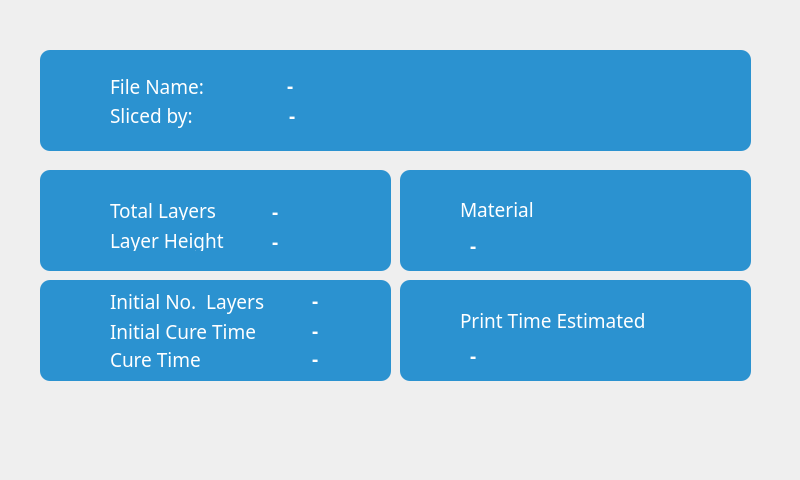
   <widget class="QWidget" name="print_preparation_widget" native="true">
    <property name="geometry">
     <rect>
      <x>4800</x>
      <y>0</y>
      <width>800</width>
      <height>480</height>
     </rect>
    </property>
    <widget class="QWidget" name="widget_2" native="true">
     <property name="geometry">
      <rect>
       <x>40</x>
       <y>50</y>
       <width>711</width>
       <height>101</height>
      </rect>
     </property>
     <property name="font">
      <font>
       <family>Proxima Nova</family>
       <pointsize>14</pointsize>
      </font>
     </property>
     <property name="styleSheet">
      <string notr="true">QWidget{
border-radius: 10px;
background-color: rgb(43, 146, 208);
}</string>
     </property>
     <widget class="QLabel" name="file_ico">
      <property name="geometry">
       <rect>
        <x>16</x>
        <y>30</y>
        <width>51</width>
        <height>51</height>
       </rect>
      </property>
      <property name="font">
       <font>
        <family>Proxima Nova</family>
        <pointsize>14</pointsize>
       </font>
      </property>
      <property name="styleSheet">
       <string notr="true">border-image: url(:/icons/Icons (Resized)/Blue and Green Theme/infoFileName.png);
border-radius: 0px;</string>
      </property>
      <property name="frameShape">
       <enum>QFrame::Panel</enum>
      </property>
      <property name="text">
       <string/>
      </property>
     </widget>
     <widget class="QLabel" name="label_5">
      <property name="enabled">
       <bool>false</bool>
      </property>
      <property name="geometry">
       <rect>
        <x>70</x>
        <y>26</y>
        <width>111</width>
        <height>20</height>
       </rect>
      </property>
      <property name="font">
       <font>
        <family>Proxima Nova</family>
        <pointsize>14</pointsize>
        <kerning>true</kerning>
       </font>
      </property>
      <property name="styleSheet">
       <string notr="true">color: rgb(255, 255, 255);
border: 0px;</string>
      </property>
      <property name="text">
       <string>File Name:</string>
      </property>
     </widget>
     <widget class="QLabel" name="label_9">
      <property name="geometry">
       <rect>
        <x>70</x>
        <y>50</y>
        <width>101</width>
        <height>31</height>
       </rect>
      </property>
      <property name="font">
       <font>
        <family>Proxima Nova</family>
        <pointsize>14</pointsize>
       </font>
      </property>
      <property name="styleSheet">
       <string notr="true">color: rgb(255, 255, 255);
border-radius: 0px;
border: 0px;</string>
      </property>
      <property name="text">
       <string>Sliced by:</string>
      </property>
      <property name="alignment">
       <set>Qt::AlignLeading|Qt::AlignLeft|Qt::AlignVCenter</set>
      </property>
     </widget>
     <widget class="QLabel" name="printer_info_label">
      <property name="geometry">
       <rect>
        <x>249</x>
        <y>50</y>
        <width>421</width>
        <height>31</height>
       </rect>
      </property>
      <property name="font">
       <font>
        <family>Proxima Nova</family>
        <pointsize>14</pointsize>
        <weight>75</weight>
        <bold>true</bold>
       </font>
      </property>
      <property name="styleSheet">
       <string notr="true">color: rgb(255, 255, 255);
border-radius: 0px;
border: 0px;</string>
      </property>
      <property name="frameShape">
       <enum>QFrame::Box</enum>
      </property>
      <property name="text">
       <string>-</string>
      </property>
      <property name="alignment">
       <set>Qt::AlignLeading|Qt::AlignLeft|Qt::AlignVCenter</set>
      </property>
     </widget>
     <widget class="QLineEdit" name="filename_label">
      <property name="geometry">
       <rect>
        <x>245</x>
        <y>20</y>
        <width>421</width>
        <height>31</height>
       </rect>
      </property>
      <property name="sizePolicy">
       <sizepolicy hsizetype="Preferred" vsizetype="Fixed">
        <horstretch>0</horstretch>
        <verstretch>0</verstretch>
       </sizepolicy>
      </property>
      <property name="palette">
       <palette>
        <active>
         <colorrole role="WindowText">
          <brush brushstyle="SolidPattern">
           <color alpha="255">
            <red>255</red>
            <green>255</green>
            <blue>255</blue>
           </color>
          </brush>
         </colorrole>
         <colorrole role="Button">
          <brush brushstyle="SolidPattern">
           <color alpha="255">
            <red>43</red>
            <green>146</green>
            <blue>208</blue>
           </color>
          </brush>
         </colorrole>
         <colorrole role="Text">
          <brush brushstyle="SolidPattern">
           <color alpha="255">
            <red>255</red>
            <green>255</green>
            <blue>255</blue>
           </color>
          </brush>
         </colorrole>
         <colorrole role="ButtonText">
          <brush brushstyle="SolidPattern">
           <color alpha="255">
            <red>255</red>
            <green>255</green>
            <blue>255</blue>
           </color>
          </brush>
         </colorrole>
         <colorrole role="Base">
          <brush brushstyle="SolidPattern">
           <color alpha="255">
            <red>43</red>
            <green>146</green>
            <blue>208</blue>
           </color>
          </brush>
         </colorrole>
         <colorrole role="Window">
          <brush brushstyle="SolidPattern">
           <color alpha="255">
            <red>43</red>
            <green>146</green>
            <blue>208</blue>
           </color>
          </brush>
         </colorrole>
         <colorrole role="PlaceholderText">
          <brush brushstyle="NoBrush">
           <color alpha="128">
            <red>255</red>
            <green>255</green>
            <blue>255</blue>
           </color>
          </brush>
         </colorrole>
        </active>
        <inactive>
         <colorrole role="WindowText">
          <brush brushstyle="SolidPattern">
           <color alpha="255">
            <red>255</red>
            <green>255</green>
            <blue>255</blue>
           </color>
          </brush>
         </colorrole>
         <colorrole role="Button">
          <brush brushstyle="SolidPattern">
           <color alpha="255">
            <red>43</red>
            <green>146</green>
            <blue>208</blue>
           </color>
          </brush>
         </colorrole>
         <colorrole role="Text">
          <brush brushstyle="SolidPattern">
           <color alpha="255">
            <red>255</red>
            <green>255</green>
            <blue>255</blue>
           </color>
          </brush>
         </colorrole>
         <colorrole role="ButtonText">
          <brush brushstyle="SolidPattern">
           <color alpha="255">
            <red>255</red>
            <green>255</green>
            <blue>255</blue>
           </color>
          </brush>
         </colorrole>
         <colorrole role="Base">
          <brush brushstyle="SolidPattern">
           <color alpha="255">
            <red>43</red>
            <green>146</green>
            <blue>208</blue>
           </color>
          </brush>
         </colorrole>
         <colorrole role="Window">
          <brush brushstyle="SolidPattern">
           <color alpha="255">
            <red>43</red>
            <green>146</green>
            <blue>208</blue>
           </color>
          </brush>
         </colorrole>
         <colorrole role="PlaceholderText">
          <brush brushstyle="NoBrush">
           <color alpha="128">
            <red>255</red>
            <green>255</green>
            <blue>255</blue>
           </color>
          </brush>
         </colorrole>
        </inactive>
        <disabled>
         <colorrole role="WindowText">
          <brush brushstyle="SolidPattern">
           <color alpha="255">
            <red>255</red>
            <green>255</green>
            <blue>255</blue>
           </color>
          </brush>
         </colorrole>
         <colorrole role="Button">
          <brush brushstyle="SolidPattern">
           <color alpha="255">
            <red>43</red>
            <green>146</green>
            <blue>208</blue>
           </color>
          </brush>
         </colorrole>
         <colorrole role="Text">
          <brush brushstyle="SolidPattern">
           <color alpha="255">
            <red>255</red>
            <green>255</green>
            <blue>255</blue>
           </color>
          </brush>
         </colorrole>
         <colorrole role="ButtonText">
          <brush brushstyle="SolidPattern">
           <color alpha="255">
            <red>255</red>
            <green>255</green>
            <blue>255</blue>
           </color>
          </brush>
         </colorrole>
         <colorrole role="Base">
          <brush brushstyle="SolidPattern">
           <color alpha="255">
            <red>43</red>
            <green>146</green>
            <blue>208</blue>
           </color>
          </brush>
         </colorrole>
         <colorrole role="Window">
          <brush brushstyle="SolidPattern">
           <color alpha="255">
            <red>43</red>
            <green>146</green>
            <blue>208</blue>
           </color>
          </brush>
         </colorrole>
         <colorrole role="PlaceholderText">
          <brush brushstyle="NoBrush">
           <color alpha="128">
            <red>255</red>
            <green>255</green>
            <blue>255</blue>
           </color>
          </brush>
         </colorrole>
        </disabled>
       </palette>
      </property>
      <property name="font">
       <font>
        <family>Proxima Nova</family>
        <pointsize>14</pointsize>
        <weight>75</weight>
        <bold>true</bold>
       </font>
      </property>
      <property name="focusPolicy">
       <enum>Qt::NoFocus</enum>
      </property>
      <property name="toolTip">
       <string>Job File Name</string>
      </property>
      <property name="whatsThis">
       <string>Job File Name</string>
      </property>
      <property name="styleSheet">
       <string notr="true">color: rgb(255, 255, 255);
border-radius: 0px;
border: 0px;</string>
      </property>
      <property name="text">
       <string>-</string>
      </property>
      <property name="frame">
       <bool>true</bool>
      </property>
      <property name="readOnly">
       <bool>true</bool>
      </property>
      <property name="Text" stdset="0">
       <string/>
      </property>
     </widget>
     <zorder>printer_info_label</zorder>
     <zorder>file_ico</zorder>
     <zorder>label_5</zorder>
     <zorder>label_9</zorder>
     <zorder>filename_label</zorder>
    </widget>
    <widget class="QWidget" name="widget_3" native="true">
     <property name="geometry">
      <rect>
       <x>40</x>
       <y>170</y>
       <width>351</width>
       <height>101</height>
      </rect>
     </property>
     <property name="font">
      <font>
       <family>Proxima Nova</family>
       <pointsize>14</pointsize>
      </font>
     </property>
     <property name="styleSheet">
      <string notr="true">QWidget{
border-radius: 10px;
background-color: rgb(43, 146, 208);
}</string>
     </property>
     <widget class="QLabel" name="layer_ico">
      <property name="geometry">
       <rect>
        <x>15</x>
        <y>27</y>
        <width>50</width>
        <height>50</height>
       </rect>
      </property>
      <property name="font">
       <font>
        <family>Proxima Nova</family>
        <pointsize>14</pointsize>
       </font>
      </property>
      <property name="styleSheet">
       <string notr="true">border-image: url(:/icons/Icons (Resized)/Blue and Green Theme/infoLayers.png);
border-radius: 0px;</string>
      </property>
      <property name="text">
       <string/>
      </property>
     </widget>
     <widget class="QLabel" name="label_12">
      <property name="geometry">
       <rect>
        <x>70</x>
        <y>30</y>
        <width>141</width>
        <height>20</height>
       </rect>
      </property>
      <property name="font">
       <font>
        <family>Proxima Nova</family>
        <pointsize>14</pointsize>
       </font>
      </property>
      <property name="styleSheet">
       <string notr="true">color: rgb(255, 255, 255);
border-radius: 0px;
border: 0px;</string>
      </property>
      <property name="text">
       <string>Total Layers</string>
      </property>
     </widget>
     <widget class="QLineEdit" name="total_layers_label">
      <property name="geometry">
       <rect>
        <x>230</x>
        <y>30</y>
        <width>91</width>
        <height>22</height>
       </rect>
      </property>
      <property name="font">
       <font>
        <family>Proxima Nova</family>
        <pointsize>14</pointsize>
        <weight>75</weight>
        <bold>true</bold>
       </font>
      </property>
      <property name="focusPolicy">
       <enum>Qt::NoFocus</enum>
      </property>
      <property name="styleSheet">
       <string notr="true">color: rgb(255, 255, 255);
border:none;</string>
      </property>
      <property name="text">
       <string>-</string>
      </property>
     </widget>
     <widget class="QLabel" name="label_13">
      <property name="geometry">
       <rect>
        <x>70</x>
        <y>60</y>
        <width>141</width>
        <height>21</height>
       </rect>
      </property>
      <property name="font">
       <font>
        <family>Proxima Nova</family>
        <pointsize>14</pointsize>
       </font>
      </property>
      <property name="styleSheet">
       <string notr="true">color: rgb(255, 255, 255);
border-radius: 0px;
border: 0px;</string>
      </property>
      <property name="text">
       <string>Layer Height</string>
      </property>
     </widget>
     <widget class="QLineEdit" name="layer_height_label">
      <property name="geometry">
       <rect>
        <x>230</x>
        <y>60</y>
        <width>51</width>
        <height>21</height>
       </rect>
      </property>
      <property name="sizePolicy">
       <sizepolicy hsizetype="Preferred" vsizetype="Fixed">
        <horstretch>0</horstretch>
        <verstretch>0</verstretch>
       </sizepolicy>
      </property>
      <property name="palette">
       <palette>
        <active>
         <colorrole role="WindowText">
          <brush brushstyle="SolidPattern">
           <color alpha="255">
            <red>255</red>
            <green>255</green>
            <blue>255</blue>
           </color>
          </brush>
         </colorrole>
         <colorrole role="Button">
          <brush brushstyle="SolidPattern">
           <color alpha="255">
            <red>43</red>
            <green>146</green>
            <blue>208</blue>
           </color>
          </brush>
         </colorrole>
         <colorrole role="Text">
          <brush brushstyle="SolidPattern">
           <color alpha="255">
            <red>255</red>
            <green>255</green>
            <blue>255</blue>
           </color>
          </brush>
         </colorrole>
         <colorrole role="ButtonText">
          <brush brushstyle="SolidPattern">
           <color alpha="255">
            <red>255</red>
            <green>255</green>
            <blue>255</blue>
           </color>
          </brush>
         </colorrole>
         <colorrole role="Base">
          <brush brushstyle="SolidPattern">
           <color alpha="255">
            <red>43</red>
            <green>146</green>
            <blue>208</blue>
           </color>
          </brush>
         </colorrole>
         <colorrole role="Window">
          <brush brushstyle="SolidPattern">
           <color alpha="255">
            <red>43</red>
            <green>146</green>
            <blue>208</blue>
           </color>
          </brush>
         </colorrole>
         <colorrole role="PlaceholderText">
          <brush brushstyle="NoBrush">
           <color alpha="128">
            <red>255</red>
            <green>255</green>
            <blue>255</blue>
           </color>
          </brush>
         </colorrole>
        </active>
        <inactive>
         <colorrole role="WindowText">
          <brush brushstyle="SolidPattern">
           <color alpha="255">
            <red>255</red>
            <green>255</green>
            <blue>255</blue>
           </color>
          </brush>
         </colorrole>
         <colorrole role="Button">
          <brush brushstyle="SolidPattern">
           <color alpha="255">
            <red>43</red>
            <green>146</green>
            <blue>208</blue>
           </color>
          </brush>
         </colorrole>
         <colorrole role="Text">
          <brush brushstyle="SolidPattern">
           <color alpha="255">
            <red>255</red>
            <green>255</green>
            <blue>255</blue>
           </color>
          </brush>
         </colorrole>
         <colorrole role="ButtonText">
          <brush brushstyle="SolidPattern">
           <color alpha="255">
            <red>255</red>
            <green>255</green>
            <blue>255</blue>
           </color>
          </brush>
         </colorrole>
         <colorrole role="Base">
          <brush brushstyle="SolidPattern">
           <color alpha="255">
            <red>43</red>
            <green>146</green>
            <blue>208</blue>
           </color>
          </brush>
         </colorrole>
         <colorrole role="Window">
          <brush brushstyle="SolidPattern">
           <color alpha="255">
            <red>43</red>
            <green>146</green>
            <blue>208</blue>
           </color>
          </brush>
         </colorrole>
         <colorrole role="PlaceholderText">
          <brush brushstyle="NoBrush">
           <color alpha="128">
            <red>255</red>
            <green>255</green>
            <blue>255</blue>
           </color>
          </brush>
         </colorrole>
        </inactive>
        <disabled>
         <colorrole role="WindowText">
          <brush brushstyle="SolidPattern">
           <color alpha="255">
            <red>255</red>
            <green>255</green>
            <blue>255</blue>
           </color>
          </brush>
         </colorrole>
         <colorrole role="Button">
          <brush brushstyle="SolidPattern">
           <color alpha="255">
            <red>43</red>
            <green>146</green>
            <blue>208</blue>
           </color>
          </brush>
         </colorrole>
         <colorrole role="Text">
          <brush brushstyle="SolidPattern">
           <color alpha="255">
            <red>255</red>
            <green>255</green>
            <blue>255</blue>
           </color>
          </brush>
         </colorrole>
         <colorrole role="ButtonText">
          <brush brushstyle="SolidPattern">
           <color alpha="255">
            <red>255</red>
            <green>255</green>
            <blue>255</blue>
           </color>
          </brush>
         </colorrole>
         <colorrole role="Base">
          <brush brushstyle="SolidPattern">
           <color alpha="255">
            <red>43</red>
            <green>146</green>
            <blue>208</blue>
           </color>
          </brush>
         </colorrole>
         <colorrole role="Window">
          <brush brushstyle="SolidPattern">
           <color alpha="255">
            <red>43</red>
            <green>146</green>
            <blue>208</blue>
           </color>
          </brush>
         </colorrole>
         <colorrole role="PlaceholderText">
          <brush brushstyle="NoBrush">
           <color alpha="128">
            <red>255</red>
            <green>255</green>
            <blue>255</blue>
           </color>
          </brush>
         </colorrole>
        </disabled>
       </palette>
      </property>
      <property name="font">
       <font>
        <family>Proxima Nova</family>
        <pointsize>14</pointsize>
        <weight>75</weight>
        <bold>true</bold>
       </font>
      </property>
      <property name="focusPolicy">
       <enum>Qt::NoFocus</enum>
      </property>
      <property name="toolTip">
       <string>Job was sliced using this layer thickness</string>
      </property>
      <property name="whatsThis">
       <string>Job was sliced using this layer thickness</string>
      </property>
      <property name="styleSheet">
       <string notr="true">color: rgb(255, 255, 255);
border:none;</string>
      </property>
      <property name="text">
       <string>-</string>
      </property>
      <property name="readOnly">
       <bool>true</bool>
      </property>
     </widget>
    </widget>
    <widget class="QWidget" name="widget_4" native="true">
     <property name="geometry">
      <rect>
       <x>400</x>
       <y>170</y>
       <width>351</width>
       <height>101</height>
      </rect>
     </property>
     <property name="font">
      <font>
       <family>Proxima Nova</family>
       <pointsize>14</pointsize>
      </font>
     </property>
     <property name="styleSheet">
      <string notr="true">QWidget{
border-radius: 10px;
background-color: rgb(43, 146, 208);
}</string>
     </property>
     <widget class="QLabel" name="material_ico">
      <property name="geometry">
       <rect>
        <x>14</x>
        <y>30</y>
        <width>50</width>
        <height>50</height>
       </rect>
      </property>
      <property name="font">
       <font>
        <family>Proxima Nova</family>
        <pointsize>14</pointsize>
       </font>
      </property>
      <property name="styleSheet">
       <string notr="true">border-image: url(:/icons/Icons (Resized)/Blue and Green Theme/infoMaterial.png);
border-radius: 0px;</string>
      </property>
      <property name="text">
       <string/>
      </property>
     </widget>
     <widget class="QLabel" name="label_20">
      <property name="geometry">
       <rect>
        <x>60</x>
        <y>29</y>
        <width>121</width>
        <height>21</height>
       </rect>
      </property>
      <property name="font">
       <font>
        <family>Proxima Nova</family>
        <pointsize>14</pointsize>
       </font>
      </property>
      <property name="styleSheet">
       <string notr="true">color: rgb(255, 255, 255);
border-radius: 0px;
border: 0px;</string>
      </property>
      <property name="text">
       <string>Material</string>
      </property>
     </widget>
     <widget class="QLabel" name="material_name_label">
      <property name="geometry">
       <rect>
        <x>70</x>
        <y>60</y>
        <width>261</width>
        <height>31</height>
       </rect>
      </property>
      <property name="font">
       <font>
        <family>Proxima Nova</family>
        <pointsize>14</pointsize>
        <weight>75</weight>
        <bold>true</bold>
       </font>
      </property>
      <property name="styleSheet">
       <string notr="true">color: rgb(255, 255, 255);</string>
      </property>
      <property name="text">
       <string>-</string>
      </property>
     </widget>
    </widget>
    <widget class="QWidget" name="widget_5" native="true">
     <property name="geometry">
      <rect>
       <x>400</x>
       <y>280</y>
       <width>351</width>
       <height>101</height>
      </rect>
     </property>
     <property name="font">
      <font>
       <family>Proxima Nova</family>
       <pointsize>14</pointsize>
      </font>
     </property>
     <property name="styleSheet">
      <string notr="true">QWidget{
border-radius: 10px;
background-color: rgb(43, 146, 208);
}</string>
     </property>
     <widget class="QLabel" name="time_ico">
      <property name="geometry">
       <rect>
        <x>15</x>
        <y>30</y>
        <width>50</width>
        <height>50</height>
       </rect>
      </property>
      <property name="font">
       <font>
        <family>Proxima Nova</family>
        <pointsize>14</pointsize>
       </font>
      </property>
      <property name="styleSheet">
       <string notr="true">border-image: url(:/icons/Icons (Resized)/Blue and Green Theme/infoTime.png);</string>
      </property>
      <property name="text">
       <string/>
      </property>
     </widget>
     <widget class="QLabel" name="label_19">
      <property name="geometry">
       <rect>
        <x>60</x>
        <y>30</y>
        <width>231</width>
        <height>21</height>
       </rect>
      </property>
      <property name="font">
       <font>
        <family>Proxima Nova</family>
        <pointsize>14</pointsize>
       </font>
      </property>
      <property name="styleSheet">
       <string notr="true">color: rgb(255, 255, 255);
border-radius: 0px;border-radius: 0px;
border: 0px;</string>
      </property>
      <property name="text">
       <string>Print Time Estimated</string>
      </property>
     </widget>
     <widget class="QLabel" name="est_print_time_label">
      <property name="geometry">
       <rect>
        <x>70</x>
        <y>60</y>
        <width>201</width>
        <height>31</height>
       </rect>
      </property>
      <property name="font">
       <font>
        <family>Proxima Nova</family>
        <pointsize>14</pointsize>
        <weight>75</weight>
        <italic>false</italic>
        <bold>true</bold>
       </font>
      </property>
      <property name="styleSheet">
       <string notr="true">color: rgb(255, 255, 255);</string>
      </property>
      <property name="text">
       <string>-</string>
      </property>
     </widget>
    </widget>
    <widget class="QWidget" name="widget_6" native="true">
     <property name="geometry">
      <rect>
       <x>40</x>
       <y>280</y>
       <width>351</width>
       <height>101</height>
      </rect>
     </property>
     <property name="font">
      <font>
       <family>Proxima Nova</family>
       <pointsize>14</pointsize>
      </font>
     </property>
     <property name="styleSheet">
      <string notr="true">QWidget{
border-radius: 10px;
background-color: rgb(43, 146, 208);
}</string>
     </property>
     <widget class="QLabel" name="cure_ico">
      <property name="geometry">
       <rect>
        <x>14</x>
        <y>30</y>
        <width>50</width>
        <height>50</height>
       </rect>
      </property>
      <property name="font">
       <font>
        <family>Proxima Nova</family>
        <pointsize>14</pointsize>
       </font>
      </property>
      <property name="styleSheet">
       <string notr="true">border-image: url(:/icons/Icons (Resized)/Blue and Green Theme/infoCureTime.png);</string>
      </property>
      <property name="text">
       <string/>
      </property>
     </widget>
     <widget class="QLabel" name="label_18">
      <property name="geometry">
       <rect>
        <x>70</x>
        <y>69</y>
        <width>121</width>
        <height>21</height>
       </rect>
      </property>
      <property name="font">
       <font>
        <family>Proxima Nova</family>
        <pointsize>14</pointsize>
       </font>
      </property>
      <property name="styleSheet">
       <string notr="true">color: rgb(255, 255, 255);
border-radius: 0px;
border: 0px;</string>
      </property>
      <property name="text">
       <string>Cure Time</string>
      </property>
     </widget>
     <widget class="QLineEdit" name="cure_time_label">
      <property name="geometry">
       <rect>
        <x>270</x>
        <y>67</y>
        <width>61</width>
        <height>21</height>
       </rect>
      </property>
      <property name="font">
       <font>
        <family>Proxima Nova</family>
        <pointsize>14</pointsize>
        <weight>75</weight>
        <bold>true</bold>
       </font>
      </property>
      <property name="focusPolicy">
       <enum>Qt::NoFocus</enum>
      </property>
      <property name="styleSheet">
       <string notr="true">color: rgb(255, 255, 255);
border:none;</string>
      </property>
      <property name="text">
       <string>-</string>
      </property>
     </widget>
     <widget class="QLineEdit" name="initial_cure_time_label">
      <property name="geometry">
       <rect>
        <x>270</x>
        <y>35</y>
        <width>71</width>
        <height>31</height>
       </rect>
      </property>
      <property name="font">
       <font>
        <family>Proxima Nova</family>
        <pointsize>14</pointsize>
        <weight>75</weight>
        <bold>true</bold>
       </font>
      </property>
      <property name="focusPolicy">
       <enum>Qt::NoFocus</enum>
      </property>
      <property name="styleSheet">
       <string notr="true">color: rgb(255, 255, 255);
border:none;</string>
      </property>
      <property name="text">
       <string>-</string>
      </property>
     </widget>
     <widget class="QLabel" name="label_17">
      <property name="geometry">
       <rect>
        <x>70</x>
        <y>36</y>
        <width>171</width>
        <height>31</height>
       </rect>
      </property>
      <property name="font">
       <font>
        <family>Proxima Nova</family>
        <pointsize>14</pointsize>
       </font>
      </property>
      <property name="styleSheet">
       <string notr="true">color: rgb(255, 255, 255);
border-radius: 0px;
border: 0px;</string>
      </property>
      <property name="text">
       <string>Initial Cure Time</string>
      </property>
     </widget>
     <widget class="QLabel" name="label_16">
      <property name="geometry">
       <rect>
        <x>70</x>
        <y>6</y>
        <width>181</width>
        <height>31</height>
       </rect>
      </property>
      <property name="font">
       <font>
        <family>Proxima Nova</family>
        <pointsize>14</pointsize>
        <weight>50</weight>
        <bold>false</bold>
       </font>
      </property>
      <property name="styleSheet">
       <string notr="true">color: rgb(255, 255, 255);
border-radius: 0px;
border: 0px;</string>
      </property>
      <property name="text">
       <string>Initial No.  Layers</string>
      </property>
     </widget>
     <widget class="QLineEdit" name="initial_num_layers_label">
      <property name="geometry">
       <rect>
        <x>270</x>
        <y>5</y>
        <width>71</width>
        <height>31</height>
       </rect>
      </property>
      <property name="font">
       <font>
        <family>Proxima Nova</family>
        <pointsize>14</pointsize>
        <weight>75</weight>
        <bold>true</bold>
       </font>
      </property>
      <property name="focusPolicy">
       <enum>Qt::NoFocus</enum>
      </property>
      <property name="styleSheet">
       <string notr="true">color: rgb(255, 255, 255);
border:none;</string>
      </property>
      <property name="text">
       <string>-</string>
      </property>
     </widget>
     <widget class="QLineEdit" name="edit_iniCuringTime_2">
      <property name="geometry">
       <rect>
        <x>360</x>
        <y>33</y>
        <width>41</width>
        <height>31</height>
       </rect>
      </property>
      <property name="font">
       <font>
        <family>Proxima Nova</family>
        <pointsize>14</pointsize>
       </font>
      </property>
      <property name="styleSheet">
       <string notr="true">color: rgb(255, 255, 255);
border:none;</string>
      </property>
      <property name="text">
       <string>sec</string>
      </property>
     </widget>
     <widget class="QLineEdit" name="edit_iniCuringTime_3">
      <property name="geometry">
       <rect>
        <x>360</x>
        <y>61</y>
        <width>41</width>
        <height>31</height>
       </rect>
      </property>
      <property name="font">
       <font>
        <family>Proxima Nova</family>
        <pointsize>14</pointsize>
       </font>
      </property>
      <property name="styleSheet">
       <string notr="true">color: rgb(255, 255, 255);
border:none;</string>
      </property>
      <property name="text">
       <string>sec</string>
      </property>
     </widget>
     <zorder>cure_ico</zorder>
     <zorder>label_18</zorder>
     <zorder>cure_time_label</zorder>
     <zorder>label_17</zorder>
     <zorder>label_16</zorder>
     <zorder>initial_num_layers_label</zorder>
     <zorder>edit_iniCuringTime_2</zorder>
     <zorder>edit_iniCuringTime_3</zorder>
     <zorder>initial_cure_time_label</zorder>
    </widget>
   </widget>
